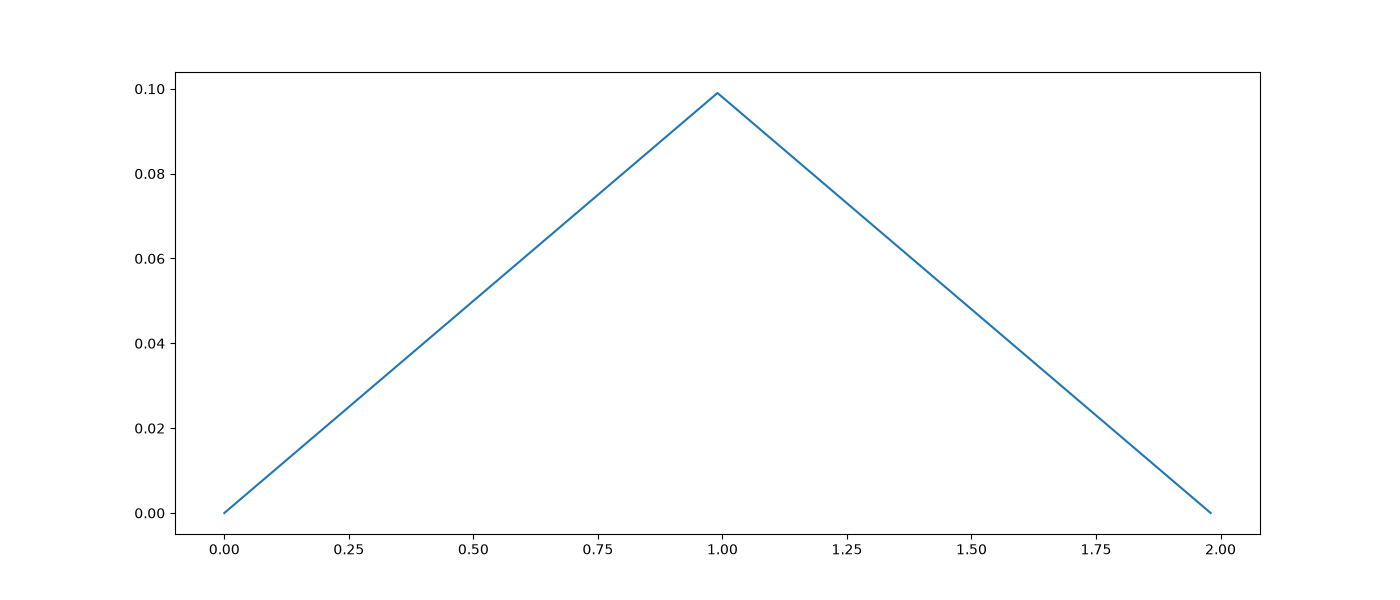

Generate this figure with Python:
import numpy as np
import matplotlib.pyplot as plt

# Crear los datos desde 'Planetas.dat'
Datos = np.genfromtxt("EDP.dat", delimiter=",")

tiempo = np.zeros(len(Datos))

for i in range(len(Datos)):
    tiempo[i] = i*2/(101)

fig, ax = plt.subplots(figsize=(14,6))
ax.plot(tiempo, Datos)
fig.savefig("PLOTS_CristianParra_S7C2_EDP.png")
